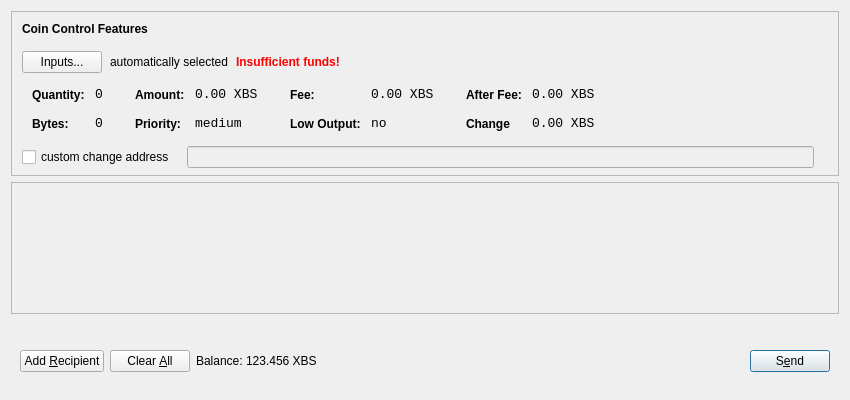
<?xml version="1.0" encoding="UTF-8"?>
<ui version="4.0">
 <class>SendCoinsDialog</class>
 <widget class="QDialog" name="SendCoinsDialog">
  <property name="geometry">
   <rect>
    <x>0</x>
    <y>0</y>
    <width>850</width>
    <height>400</height>
   </rect>
  </property>
  <property name="windowTitle">
   <string>Send Coins</string>
  </property>
  <layout class="QVBoxLayout" name="verticalLayout" stretch="0,1,0">
   <property name="bottomMargin">
    <number>8</number>
   </property>
   <item>
    <widget class="QFrame" name="frameCoinControl">
     <property name="sizePolicy">
      <sizepolicy hsizetype="Expanding" vsizetype="Expanding">
       <horstretch>0</horstretch>
       <verstretch>0</verstretch>
      </sizepolicy>
     </property>
     <property name="maximumSize">
      <size>
       <width>16777215</width>
       <height>16777215</height>
      </size>
     </property>
     <property name="frameShape">
      <enum>QFrame::StyledPanel</enum>
     </property>
     <property name="frameShadow">
      <enum>QFrame::Sunken</enum>
     </property>
     <layout class="QVBoxLayout" name="verticalLayoutCoinControl2">
      <property name="spacing">
       <number>6</number>
      </property>
      <property name="leftMargin">
       <number>0</number>
      </property>
      <property name="topMargin">
       <number>0</number>
      </property>
      <property name="rightMargin">
       <number>0</number>
      </property>
      <property name="bottomMargin">
       <number>6</number>
      </property>
      <item>
       <layout class="QVBoxLayout" name="verticalLayoutCoinControl" stretch="0,0,0,0,1">
        <property name="spacing">
         <number>0</number>
        </property>
        <property name="leftMargin">
         <number>10</number>
        </property>
        <property name="topMargin">
         <number>10</number>
        </property>
        <item>
         <layout class="QHBoxLayout" name="horizontalLayoutCoinControl1">
          <property name="bottomMargin">
           <number>15</number>
          </property>
          <item>
           <widget class="QLabel" name="labelCoinControlFeatures">
            <property name="sizePolicy">
             <sizepolicy hsizetype="Preferred" vsizetype="Maximum">
              <horstretch>0</horstretch>
              <verstretch>0</verstretch>
             </sizepolicy>
            </property>
            <property name="font">
             <font>
              <weight>75</weight>
              <bold>true</bold>
             </font>
            </property>
            <property name="styleSheet">
             <string notr="true">font-weight:bold;</string>
            </property>
            <property name="text">
             <string>Coin Control Features</string>
            </property>
           </widget>
          </item>
         </layout>
        </item>
        <item>
         <layout class="QHBoxLayout" name="horizontalLayoutCoinControl2" stretch="0,0,0,0">
          <property name="spacing">
           <number>8</number>
          </property>
          <property name="bottomMargin">
           <number>10</number>
          </property>
          <item>
           <widget class="QPushButton" name="pushButtonCoinControl">
            <property name="styleSheet">
             <string notr="true"/>
            </property>
            <property name="text">
             <string>Inputs...</string>
            </property>
           </widget>
          </item>
          <item>
           <widget class="QLabel" name="labelCoinControlAutomaticallySelected">
            <property name="text">
             <string>automatically selected</string>
            </property>
            <property name="margin">
             <number>5</number>
            </property>
           </widget>
          </item>
          <item>
           <widget class="QLabel" name="labelCoinControlInsuffFunds">
            <property name="font">
             <font>
              <weight>75</weight>
              <bold>true</bold>
             </font>
            </property>
            <property name="styleSheet">
             <string notr="true">color:red;font-weight:bold;</string>
            </property>
            <property name="text">
             <string>Insufficient funds!</string>
            </property>
            <property name="margin">
             <number>5</number>
            </property>
           </widget>
          </item>
          <item>
           <spacer name="horizontalSpacerCoinControl">
            <property name="orientation">
             <enum>Qt::Horizontal</enum>
            </property>
            <property name="sizeHint" stdset="0">
             <size>
              <width>40</width>
              <height>1</height>
             </size>
            </property>
           </spacer>
          </item>
         </layout>
        </item>
        <item>
         <widget class="QWidget" name="widgetCoinControl" native="true">
          <property name="sizePolicy">
           <sizepolicy hsizetype="Preferred" vsizetype="Preferred">
            <horstretch>0</horstretch>
            <verstretch>0</verstretch>
           </sizepolicy>
          </property>
          <property name="minimumSize">
           <size>
            <width>0</width>
            <height>0</height>
           </size>
          </property>
          <property name="styleSheet">
           <string notr="true"/>
          </property>
          <layout class="QHBoxLayout" name="horizontalLayoutCoinControl5">
           <property name="leftMargin">
            <number>0</number>
           </property>
           <property name="topMargin">
            <number>0</number>
           </property>
           <property name="rightMargin">
            <number>0</number>
           </property>
           <property name="bottomMargin">
            <number>0</number>
           </property>
           <item>
            <layout class="QHBoxLayout" name="horizontalLayoutCoinControl3" stretch="0,0,0,1">
             <property name="spacing">
              <number>20</number>
             </property>
             <property name="topMargin">
              <number>0</number>
             </property>
             <property name="bottomMargin">
              <number>10</number>
             </property>
             <item>
              <layout class="QFormLayout" name="formLayoutCoinControl1">
               <property name="horizontalSpacing">
                <number>10</number>
               </property>
               <property name="verticalSpacing">
                <number>14</number>
               </property>
               <property name="leftMargin">
                <number>10</number>
               </property>
               <property name="topMargin">
                <number>4</number>
               </property>
               <property name="rightMargin">
                <number>6</number>
               </property>
               <item row="0" column="0">
                <widget class="QLabel" name="labelCoinControlQuantityText">
                 <property name="styleSheet">
                  <string notr="true">font-weight:bold;</string>
                 </property>
                 <property name="text">
                  <string>Quantity:</string>
                 </property>
                 <property name="margin">
                  <number>0</number>
                 </property>
                </widget>
               </item>
               <item row="0" column="1">
                <widget class="QLabel" name="labelCoinControlQuantity">
                 <property name="font">
                  <font>
                   <family>Monospace</family>
                   <pointsize>10</pointsize>
                  </font>
                 </property>
                 <property name="cursor">
                  <cursorShape>IBeamCursor</cursorShape>
                 </property>
                 <property name="contextMenuPolicy">
                  <enum>Qt::ActionsContextMenu</enum>
                 </property>
                 <property name="text">
                  <string>0</string>
                 </property>
                 <property name="margin">
                  <number>0</number>
                 </property>
                 <property name="textInteractionFlags">
                  <set>Qt::LinksAccessibleByMouse|Qt::TextSelectableByKeyboard|Qt::TextSelectableByMouse</set>
                 </property>
                </widget>
               </item>
               <item row="1" column="0">
                <widget class="QLabel" name="labelCoinControlBytesText">
                 <property name="styleSheet">
                  <string notr="true">font-weight:bold;</string>
                 </property>
                 <property name="text">
                  <string>Bytes:</string>
                 </property>
                </widget>
               </item>
               <item row="1" column="1">
                <widget class="QLabel" name="labelCoinControlBytes">
                 <property name="font">
                  <font>
                   <family>Monospace</family>
                   <pointsize>10</pointsize>
                  </font>
                 </property>
                 <property name="cursor">
                  <cursorShape>IBeamCursor</cursorShape>
                 </property>
                 <property name="contextMenuPolicy">
                  <enum>Qt::ActionsContextMenu</enum>
                 </property>
                 <property name="text">
                  <string>0</string>
                 </property>
                 <property name="textInteractionFlags">
                  <set>Qt::LinksAccessibleByMouse|Qt::TextSelectableByKeyboard|Qt::TextSelectableByMouse</set>
                 </property>
                </widget>
               </item>
              </layout>
             </item>
             <item>
              <layout class="QFormLayout" name="formLayoutCoinControl2">
               <property name="horizontalSpacing">
                <number>10</number>
               </property>
               <property name="verticalSpacing">
                <number>14</number>
               </property>
               <property name="leftMargin">
                <number>6</number>
               </property>
               <property name="topMargin">
                <number>4</number>
               </property>
               <property name="rightMargin">
                <number>6</number>
               </property>
               <item row="0" column="0">
                <widget class="QLabel" name="labelCoinControlAmountText">
                 <property name="styleSheet">
                  <string notr="true">font-weight:bold;</string>
                 </property>
                 <property name="text">
                  <string>Amount:</string>
                 </property>
                 <property name="margin">
                  <number>0</number>
                 </property>
                </widget>
               </item>
               <item row="0" column="1">
                <widget class="QLabel" name="labelCoinControlAmount">
                 <property name="font">
                  <font>
                   <family>Monospace</family>
                   <pointsize>10</pointsize>
                  </font>
                 </property>
                 <property name="cursor">
                  <cursorShape>IBeamCursor</cursorShape>
                 </property>
                 <property name="contextMenuPolicy">
                  <enum>Qt::ActionsContextMenu</enum>
                 </property>
                 <property name="text">
                  <string>0.00 XBS</string>
                 </property>
                 <property name="textInteractionFlags">
                  <set>Qt::LinksAccessibleByMouse|Qt::TextSelectableByKeyboard|Qt::TextSelectableByMouse</set>
                 </property>
                </widget>
               </item>
               <item row="1" column="0">
                <widget class="QLabel" name="labelCoinControlPriorityText">
                 <property name="styleSheet">
                  <string notr="true">font-weight:bold;</string>
                 </property>
                 <property name="text">
                  <string>Priority:</string>
                 </property>
                </widget>
               </item>
               <item row="1" column="1">
                <widget class="QLabel" name="labelCoinControlPriority">
                 <property name="font">
                  <font>
                   <family>Monospace</family>
                   <pointsize>10</pointsize>
                  </font>
                 </property>
                 <property name="cursor">
                  <cursorShape>IBeamCursor</cursorShape>
                 </property>
                 <property name="contextMenuPolicy">
                  <enum>Qt::ActionsContextMenu</enum>
                 </property>
                 <property name="text">
                  <string>medium</string>
                 </property>
                 <property name="textInteractionFlags">
                  <set>Qt::LinksAccessibleByMouse|Qt::TextSelectableByKeyboard|Qt::TextSelectableByMouse</set>
                 </property>
                </widget>
               </item>
              </layout>
             </item>
             <item>
              <layout class="QFormLayout" name="formLayoutCoinControl3">
               <property name="horizontalSpacing">
                <number>10</number>
               </property>
               <property name="verticalSpacing">
                <number>14</number>
               </property>
               <property name="leftMargin">
                <number>6</number>
               </property>
               <property name="topMargin">
                <number>4</number>
               </property>
               <property name="rightMargin">
                <number>6</number>
               </property>
               <item row="0" column="0">
                <widget class="QLabel" name="labelCoinControlFeeText">
                 <property name="styleSheet">
                  <string notr="true">font-weight:bold;</string>
                 </property>
                 <property name="text">
                  <string>Fee:</string>
                 </property>
                 <property name="margin">
                  <number>0</number>
                 </property>
                </widget>
               </item>
               <item row="0" column="1">
                <widget class="QLabel" name="labelCoinControlFee">
                 <property name="font">
                  <font>
                   <family>Monospace</family>
                   <pointsize>10</pointsize>
                  </font>
                 </property>
                 <property name="cursor">
                  <cursorShape>IBeamCursor</cursorShape>
                 </property>
                 <property name="contextMenuPolicy">
                  <enum>Qt::ActionsContextMenu</enum>
                 </property>
                 <property name="text">
                  <string>0.00 XBS</string>
                 </property>
                 <property name="textInteractionFlags">
                  <set>Qt::LinksAccessibleByMouse|Qt::TextSelectableByKeyboard|Qt::TextSelectableByMouse</set>
                 </property>
                </widget>
               </item>
               <item row="1" column="0">
                <widget class="QLabel" name="labelCoinControlLowOutputText">
                 <property name="styleSheet">
                  <string notr="true">font-weight:bold;</string>
                 </property>
                 <property name="text">
                  <string>Low Output:</string>
                 </property>
                </widget>
               </item>
               <item row="1" column="1">
                <widget class="QLabel" name="labelCoinControlLowOutput">
                 <property name="font">
                  <font>
                   <family>Monospace</family>
                   <pointsize>10</pointsize>
                  </font>
                 </property>
                 <property name="cursor">
                  <cursorShape>IBeamCursor</cursorShape>
                 </property>
                 <property name="contextMenuPolicy">
                  <enum>Qt::ActionsContextMenu</enum>
                 </property>
                 <property name="text">
                  <string>no</string>
                 </property>
                 <property name="textInteractionFlags">
                  <set>Qt::LinksAccessibleByMouse|Qt::TextSelectableByKeyboard|Qt::TextSelectableByMouse</set>
                 </property>
                </widget>
               </item>
              </layout>
             </item>
             <item>
              <layout class="QFormLayout" name="formLayoutCoinControl4">
               <property name="horizontalSpacing">
                <number>10</number>
               </property>
               <property name="verticalSpacing">
                <number>14</number>
               </property>
               <property name="leftMargin">
                <number>6</number>
               </property>
               <property name="topMargin">
                <number>4</number>
               </property>
               <property name="rightMargin">
                <number>6</number>
               </property>
               <item row="0" column="0">
                <widget class="QLabel" name="labelCoinControlAfterFeeText">
                 <property name="styleSheet">
                  <string notr="true">font-weight:bold;</string>
                 </property>
                 <property name="text">
                  <string>After Fee:</string>
                 </property>
                 <property name="margin">
                  <number>0</number>
                 </property>
                </widget>
               </item>
               <item row="0" column="1">
                <widget class="QLabel" name="labelCoinControlAfterFee">
                 <property name="font">
                  <font>
                   <family>Monospace</family>
                   <pointsize>10</pointsize>
                  </font>
                 </property>
                 <property name="cursor">
                  <cursorShape>IBeamCursor</cursorShape>
                 </property>
                 <property name="contextMenuPolicy">
                  <enum>Qt::ActionsContextMenu</enum>
                 </property>
                 <property name="text">
                  <string>0.00 XBS</string>
                 </property>
                 <property name="textInteractionFlags">
                  <set>Qt::LinksAccessibleByMouse|Qt::TextSelectableByKeyboard|Qt::TextSelectableByMouse</set>
                 </property>
                </widget>
               </item>
               <item row="1" column="0">
                <widget class="QLabel" name="labelCoinControlChangeText">
                 <property name="styleSheet">
                  <string notr="true">font-weight:bold;</string>
                 </property>
                 <property name="text">
                  <string>Change</string>
                 </property>
                </widget>
               </item>
               <item row="1" column="1">
                <widget class="QLabel" name="labelCoinControlChange">
                 <property name="font">
                  <font>
                   <family>Monospace</family>
                   <pointsize>10</pointsize>
                  </font>
                 </property>
                 <property name="cursor">
                  <cursorShape>IBeamCursor</cursorShape>
                 </property>
                 <property name="contextMenuPolicy">
                  <enum>Qt::ActionsContextMenu</enum>
                 </property>
                 <property name="text">
                  <string>0.00 XBS</string>
                 </property>
                 <property name="textInteractionFlags">
                  <set>Qt::LinksAccessibleByMouse|Qt::TextSelectableByKeyboard|Qt::TextSelectableByMouse</set>
                 </property>
                </widget>
               </item>
              </layout>
             </item>
            </layout>
           </item>
          </layout>
         </widget>
        </item>
        <item>
         <layout class="QHBoxLayout" name="horizontalLayoutCoinControl4" stretch="0,0,0">
          <property name="spacing">
           <number>12</number>
          </property>
          <property name="sizeConstraint">
           <enum>QLayout::SetDefaultConstraint</enum>
          </property>
          <property name="topMargin">
           <number>5</number>
          </property>
          <property name="rightMargin">
           <number>5</number>
          </property>
          <item>
           <widget class="QCheckBox" name="checkBoxCoinControlChange">
            <property name="text">
             <string>custom change address</string>
            </property>
           </widget>
          </item>
          <item>
           <widget class="QLineEdit" name="lineEditCoinControlChange">
            <property name="enabled">
             <bool>false</bool>
            </property>
            <property name="sizePolicy">
             <sizepolicy hsizetype="Expanding" vsizetype="Fixed">
              <horstretch>0</horstretch>
              <verstretch>0</verstretch>
             </sizepolicy>
            </property>
           </widget>
          </item>
          <item>
           <widget class="QLabel" name="labelCoinControlChangeLabel">
            <property name="sizePolicy">
             <sizepolicy hsizetype="Preferred" vsizetype="Expanding">
              <horstretch>0</horstretch>
              <verstretch>0</verstretch>
             </sizepolicy>
            </property>
            <property name="minimumSize">
             <size>
              <width>0</width>
              <height>0</height>
             </size>
            </property>
            <property name="text">
             <string/>
            </property>
            <property name="margin">
             <number>3</number>
            </property>
           </widget>
          </item>
         </layout>
        </item>
        <item>
         <spacer name="verticalSpacerCoinControl">
          <property name="orientation">
           <enum>Qt::Vertical</enum>
          </property>
          <property name="sizeHint" stdset="0">
           <size>
            <width>800</width>
            <height>1</height>
           </size>
          </property>
         </spacer>
        </item>
       </layout>
      </item>
     </layout>
    </widget>
   </item>
   <item>
    <widget class="QScrollArea" name="scrollArea">
     <property name="widgetResizable">
      <bool>true</bool>
     </property>
     <widget class="QWidget" name="scrollAreaWidgetContents">
      <property name="geometry">
       <rect>
        <x>0</x>
        <y>0</y>
        <width>830</width>
        <height>104</height>
       </rect>
      </property>
      <layout class="QVBoxLayout" name="verticalLayout_2">
       <property name="leftMargin">
        <number>0</number>
       </property>
       <property name="topMargin">
        <number>0</number>
       </property>
       <property name="rightMargin">
        <number>0</number>
       </property>
       <property name="bottomMargin">
        <number>0</number>
       </property>
       <item>
        <layout class="QVBoxLayout" name="entries">
         <property name="spacing">
          <number>6</number>
         </property>
        </layout>
       </item>
       <item>
        <spacer name="verticalSpacer">
         <property name="orientation">
          <enum>Qt::Vertical</enum>
         </property>
         <property name="sizeHint" stdset="0">
          <size>
           <width>20</width>
           <height>40</height>
          </size>
         </property>
        </spacer>
       </item>
      </layout>
     </widget>
    </widget>
   </item>
   <item>
    <widget class="QWidget" name="buttonBar" native="true">
     <layout class="QHBoxLayout" name="horizontalLayout">
      <property name="leftMargin">
       <number>9</number>
      </property>
      <property name="topMargin">
       <number>30</number>
      </property>
      <property name="rightMargin">
       <number>9</number>
      </property>
      <property name="bottomMargin">
       <number>20</number>
      </property>
      <item>
       <widget class="QPushButton" name="addButton">
        <property name="maximumSize">
         <size>
          <width>136</width>
          <height>36</height>
         </size>
        </property>
        <property name="toolTip">
         <string>Send to multiple recipients at once</string>
        </property>
        <property name="text">
         <string>Add &amp;Recipient</string>
        </property>
        <property name="autoDefault">
         <bool>false</bool>
        </property>
       </widget>
      </item>
      <item>
       <widget class="QPushButton" name="clearButton">
        <property name="sizePolicy">
         <sizepolicy hsizetype="Minimum" vsizetype="Fixed">
          <horstretch>0</horstretch>
          <verstretch>0</verstretch>
         </sizepolicy>
        </property>
        <property name="maximumSize">
         <size>
          <width>100</width>
          <height>36</height>
         </size>
        </property>
        <property name="toolTip">
         <string>Remove all transaction fields</string>
        </property>
        <property name="text">
         <string>Clear &amp;All</string>
        </property>
        <property name="autoRepeatDelay">
         <number>300</number>
        </property>
        <property name="autoDefault">
         <bool>false</bool>
        </property>
       </widget>
      </item>
      <item>
       <layout class="QHBoxLayout" name="horizontalLayout_2">
        <property name="spacing">
         <number>3</number>
        </property>
        <item>
         <widget class="QLabel" name="label">
          <property name="sizePolicy">
           <sizepolicy hsizetype="Preferred" vsizetype="Fixed">
            <horstretch>0</horstretch>
            <verstretch>0</verstretch>
           </sizepolicy>
          </property>
          <property name="text">
           <string>Balance:</string>
          </property>
         </widget>
        </item>
        <item>
         <widget class="QLabel" name="labelBalance">
          <property name="sizePolicy">
           <sizepolicy hsizetype="Preferred" vsizetype="Fixed">
            <horstretch>0</horstretch>
            <verstretch>0</verstretch>
           </sizepolicy>
          </property>
          <property name="cursor">
           <cursorShape>IBeamCursor</cursorShape>
          </property>
          <property name="text">
           <string>123.456 XBS</string>
          </property>
          <property name="textInteractionFlags">
           <set>Qt::LinksAccessibleByMouse|Qt::TextSelectableByKeyboard|Qt::TextSelectableByMouse</set>
          </property>
         </widget>
        </item>
       </layout>
      </item>
      <item>
       <spacer name="horizontalSpacer">
        <property name="orientation">
         <enum>Qt::Horizontal</enum>
        </property>
        <property name="sizeHint" stdset="0">
         <size>
          <width>40</width>
          <height>20</height>
         </size>
        </property>
       </spacer>
      </item>
      <item>
       <widget class="QPushButton" name="sendButton">
        <property name="maximumSize">
         <size>
          <width>96</width>
          <height>36</height>
         </size>
        </property>
        <property name="toolTip">
         <string>Confirm the send action</string>
        </property>
        <property name="text">
         <string>S&amp;end</string>
        </property>
        <property name="default">
         <bool>true</bool>
        </property>
       </widget>
      </item>
     </layout>
    </widget>
   </item>
  </layout>
 </widget>
 <resources/>
 <connections/>
</ui>
